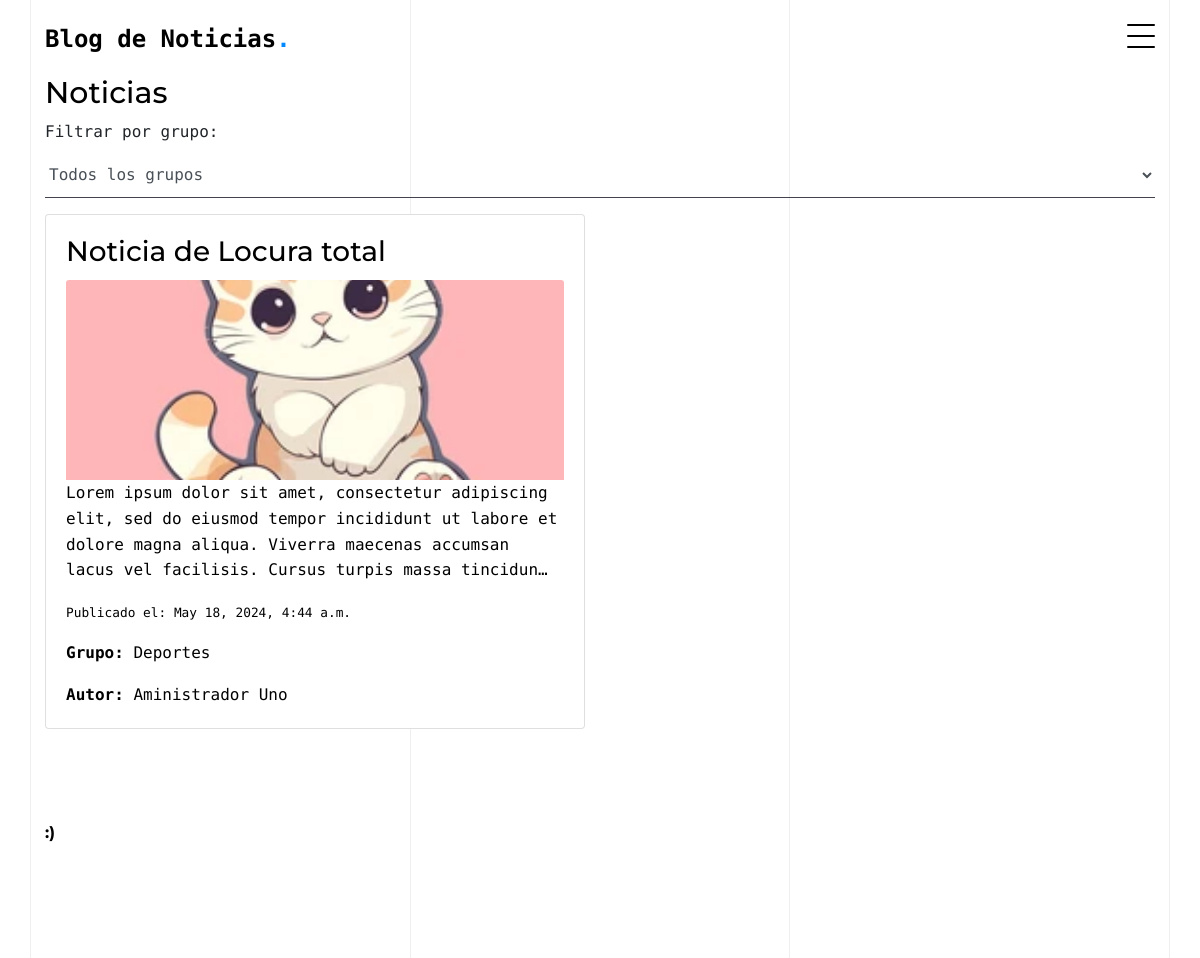
Before: /ver_noticias with the older database file.
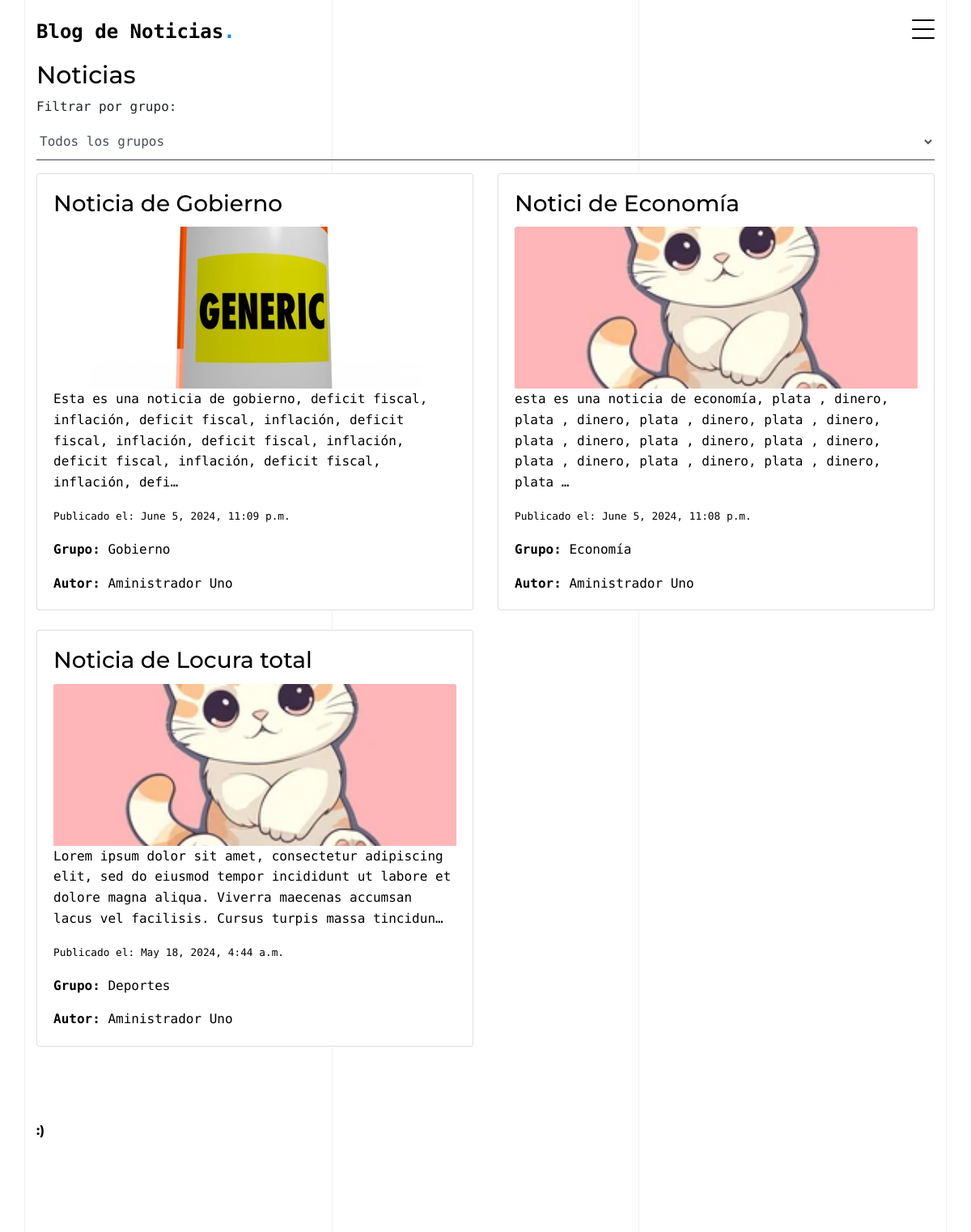
After: the same page with the newer database file.
### pagina_cms/models.py (models this page shows)
class noticias(models.Model):
    titulo = models.CharField(max_length=200)
    fecha = models.DateTimeField(auto_now=True)
    cuerpo = models.CharField(max_length=3000)
    imagen = models.ImageField(upload_to='')
    grupo = models.ForeignKey(grupos, on_delete=models.RESTRICT)
    autor = models.ForeignKey(usuarios, on_delete=models.RESTRICT)

class grupos(models.Model):
    grupo = models.CharField(max_length=45)

class usuarios(models.Model):
    nombre = models.CharField(max_length=255)
    usuario = models.CharField(max_length=25)
    clave = models.CharField(max_length=25)
    estado = models.CharField(max_length=25)
    nivel = models.CharField(max_length=25)

### pagina_cms/noticias.py (the view)
# urls.py: path('ver_noticias', noticias.ver_noticias, name='ver_noticias'),
def ver_noticias(request):
    grupo_id = request.GET.get('grupo')
    if grupo_id:
        vernoticias = noticias.objects.filter(grupo_id=grupo_id).order_by('-fecha')
    else:
        vernoticias = noticias.objects.all().order_by('-fecha')
    vergrupos = grupos.objects.all()
    return render(request, 'ver_noticias.html', {'noticias': vernoticias, 'grupos': vergrupos, 'grupo_seleccionado': grupo_id})

### pagina_cms/templates/ver_noticias.html (shortened to what this page needs)
{% extends 'base.html' %}
{% load static %}
{% block cuerpo %}
<div class="container">
    <br>
    <br>
    <h2 class="section-heading mt-4">Noticias</h2>
    <form method="GET" action="">
        <div class="form-group">
            <label for="grupo">Filtrar por grupo:</label>
            <select id="grupo" name="grupo" class="form-control" onchange="this.form.submit()">
                <option value="">Todos los grupos</option>
            </select>
        </div>
    </form>
    <div class="row">
        {% for noticia in noticias %}
        <div class="col-lg-6 mb-4">
            <div class="card">
                <div class="card-body">
                    <a href="{% url 'ver_noticia_completa' noticia.id %}" style="text-decoration: none; color: inherit;">
                        <h3 class="card-title">{{ noticia.titulo }}</h3>
                    </a>
                    {% if noticia.imagen %}
                    <img src="{{ noticia.imagen.url }}" class="card-img-top" alt="Imagen de la noticia">
                    {% endif %}
                    <p class="card-text">{{ noticia.cuerpo|truncatechars:200 }}</p>
                    <p class="card-text"><small class="text-muted">Publicado el: {{ noticia.fecha }}</small></p>
                    <p class="card-text"><strong>Grupo:</strong> {{ noticia.grupo.grupo }}</p>
                    <p class="card-text"><strong>Autor:</strong> {{ noticia.autor.nombre }}</p>
                </div>
            </div>
        </div>
        {% endfor %}
    </div>
</div>
{% endblock %}

### pagina_cms/templates/base.html (shortened to what this page needs)
{% load static %}
<!doctype html>
<html lang="en">
<head>
  <link rel="stylesheet" href="{% static 'css/bootstrap.min.css' %}">
  <link rel="stylesheet" href="{% static 'css/owl.carousel.min.css' %}">
  <link rel="stylesheet" href="{% static 'css/owl.theme.default.min.css' %}">
  <link rel="stylesheet" href="{% static 'fonts/icomoon/style.css' %}">
  <link rel="stylesheet" href="{% static 'fonts/flaticon/font/flaticon.css' %}">
  <link rel="stylesheet" href="{% static 'css/aos.css' %}">
  <link rel="stylesheet" href="{% static 'css/style.css' %}">
</head>
<body data-spy="scroll" data-target=".site-navbar-target" data-offset="100">
  <div class="lines-wrap">
    <div class="lines-inner">
      <div class="lines"></div>
    </div>
  </div>
  <nav class="site-nav dark mb-5 site-navbar-target">
    <div class="container">
      <div class="site-navigation">
        <a href="/" class="logo m-0">Blog de Noticias<span class="text-primary">.</span></a>
        <a href="#" class="burger ml-auto float-right site-menu-toggle js-menu-toggle d-inline-block d-lg-inline-block" data-toggle="collapse" data-target="#main-navbar">
          <span></span>
        </a>
      </div>
    </div>
  </nav>
  {% block cuerpo %}
  {% endblock %}
  <div class="site-footer">
    <div class="container">
      <div class="row">
        <div class="col-lg-3">
          <div class="widget">
            <h3>:)</h3>
          </div>
        </div>
      </div>
    </div>
  </div>
</body>
</html>

### pagina_cms/static/css/style.css (style rules this page uses)
body { font-family: "PT Mono", monospace; line-height: 1.6; background: #ffffff; overflow-x: hidden; font-size: 16px; }
body:before { content: ""; position: fixed; top: 0; left: 0; z-index: 99; right: 0; bottom: 0; background: rgba(0, 0, 0, 0.2); opacity: 0; visibility: hidden; -webkit-transition: .3s all ease; -o-transition: .3s all ease; transition: .3s all ease; }
a { color: #0389ff; -webkit-transition: .3s all ease; -o-transition: .3s all ease; transition: .3s all ease; }
.text-primary { color: #0389ff !important; }
h1, .h1, h2, .h2, h3, .h3, h4, .h4 { font-family: "Montserrat", sans-serif; color: #dddde6; }
.form-control, .custom-select { border: none; font-size: 16px; height: 45px; padding-left: 0; padding-right: 0; background: transparent; border-bottom: 1px solid #43434d; border-radius: 0; }
.logo { font-size: 24px; color: #ffffff; font-weight: 700; }
.site-nav { position: absolute; width: 100%; z-index: 7; }
.site-nav a { position: relative; z-index: 9; cursor: pointer; }
.site-nav { padding-top: 20px; padding-bottom: 20px; }
.site-nav.dark a { color: #000000; }
.burger { width: 28px; height: 32px; cursor: pointer; position: relative; }
.burger:before, .burger span, .burger:after { width: 100%; height: 2px; display: block; background: #000; border-radius: 2px; position: absolute; opacity: 1; }
.burger:before, .burger:after { -webkit-transition: top 0.35s cubic-bezier(0.23, 1, 0.32, 1), opacity 0.35s cubic-bezier(0.23, 1, 0.32, 1), background-color 1.15s cubic-bezier(0.86, 0, 0.07, 1), -webkit-transform 0.35s cubic-bezier(0.23, 1, 0.32, 1); transition: top 0.35s cubic-bezier(0.23, 1, 0.32, 1), opacity 0.35s cubic-bezier(0.23, 1, 0.32, 1), background-color 1.15s cubic-bezier(0.86, 0, 0.07, 1), -webkit-transform 0.35s cubic-bezier(0.23, 1, 0.32, 1); -o-transition: top 0.35s cubic-bezier(0.23, 1, 0.32, 1), transform 0.35s cubic-bezier(0.23, 1, 0.32, 1), opacity 0.35s cubic-bezier(0.23, 1, 0.32, 1), background-color 1.15s cubic-bezier(0.86, 0, 0.07, 1); transition: top 0.35s cubic-bezier(0.23, 1, 0.32, 1), transform 0.35s cubic-bezier(0.23, 1, 0.32, 1), opacity 0.35s cubic-bezier(0.23, 1, 0.32, 1), background-color 1.15s cubic-bezier(0.86, 0, 0.07, 1); transition: top 0.35s cubic-bezier(0.23, 1, 0.32, 1), transform 0.35s cubic-bezier(0.23, 1, 0.32, 1), opacity 0.35s cubic-bezier(0.23, 1, 0.32, 1), background-color 1.15s cubic-bezier(0.86, 0, 0.07, 1), -webkit-transform 0.35s cubic-bezier(0.23, 1, 0.32, 1); -webkit-transition: top 0.35s cubic-bezier(0.23, 1, 0.32, 1), -webkit-transform 0.35s cubic-bezier(0.23, 1, 0.32, 1), opacity 0.35s cubic-bezier(0.23, 1, 0.32, 1), background-color 1.15s cubic-bezier(0.86, 0, 0.07, 1); content: ""; }
.burger:before { top: 4px; }
.burger span { top: 15px; }
.burger:after { top: 26px; }
.section-heading { font-size: 30px; color: #000000; }
.lines-wrap { position: fixed; z-index: -1; left: 0; top: 0; width: 100%; height: 100%; overflow: hidden; }
.lines-wrap .lines-inner { position: absolute; width: 1140px; left: 50%; margin-left: -570px; top: 0; height: 100%; border-left: 1px solid #efefef; border-right: 1px solid #efefef; }
.lines-wrap .lines-inner .lines { position: absolute; left: 33.333333%; right: 33.333333%; height: 100%; border-left: 1px solid #efefef; border-right: 1px solid #efefef; }
.site-footer { padding: 70px 0; }
.site-footer .widget { margin-bottom: 40px; display: block; }
.site-footer .widget h3 { font-size: 16px; color: #000000; font-weight: 700; margin-bottom: 30px; }

### pagina_cms/templates/ver_noticias.html (style rules this page uses)
.card-text, .card-title, .text-muted { color: #000 !important; }
.card .card-title { color: #000 !important; }
.card-img-top { height: auto; max-width: 100%; display: block; margin: 0 auto; max-height: 200px; object-fit: cover; }

Changed rows visible on the page:
added noticias: titulo "Noticia de Gobierno", imagen (picture), cuerpo "Esta es una noticia de gobierno, deficit fiscal, inflación, deficit fiscal, inflación, deficit fiscal, inflación, deficit fiscal, inflación, deficit fiscal, inflación, deficit fiscal, inflación, defi…", fecha "June 5, 2024, 11:09 p.m.", grupo.grupo "Gobierno", autor.nombre "Aministrador Uno"
added noticias: titulo "Notici de Economía", imagen (picture), cuerpo "esta es una noticia de economía, plata , dinero, plata , dinero, plata , dinero, plata , dinero, plata , dinero, plata , dinero, plata , dinero, plata , dinero, plata , dinero, plata , dinero, plata …", fecha "June 5, 2024, 11:08 p.m.", grupo.grupo "Economía", autor.nombre "Aministrador Uno"
